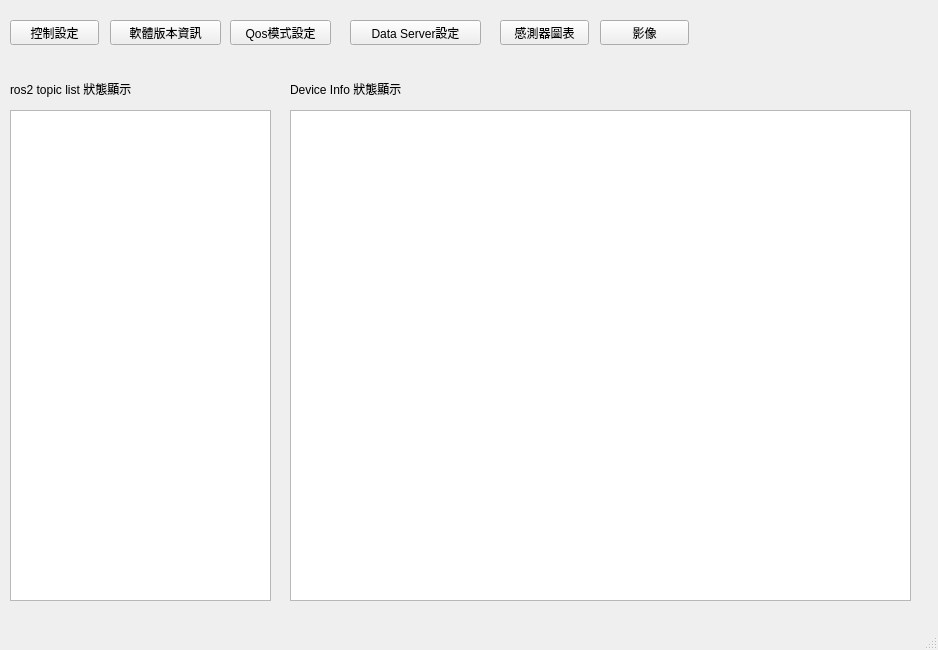
<?xml version="1.0" encoding="UTF-8"?>
<ui version="4.0">
 <class>MainWindow</class>
 <widget class="QMainWindow" name="MainWindow">
  <property name="geometry">
   <rect>
    <x>0</x>
    <y>0</y>
    <width>938</width>
    <height>650</height>
   </rect>
  </property>
  <property name="windowTitle">
   <string>MainWindow</string>
  </property>
  <widget class="QWidget" name="centralwidget">
   <widget class="QPushButton" name="pushButton">
    <property name="geometry">
     <rect>
      <x>230</x>
      <y>20</y>
      <width>101</width>
      <height>25</height>
     </rect>
    </property>
    <property name="text">
     <string>Qos模式設定</string>
    </property>
   </widget>
   <widget class="QPushButton" name="pushButton_2">
    <property name="geometry">
     <rect>
      <x>10</x>
      <y>20</y>
      <width>89</width>
      <height>25</height>
     </rect>
    </property>
    <property name="text">
     <string>控制設定</string>
    </property>
   </widget>
   <widget class="QPushButton" name="pushButton_3">
    <property name="geometry">
     <rect>
      <x>110</x>
      <y>20</y>
      <width>111</width>
      <height>25</height>
     </rect>
    </property>
    <property name="text">
     <string>軟體版本資訊</string>
    </property>
   </widget>
   <widget class="QPushButton" name="pushButton_4">
    <property name="geometry">
     <rect>
      <x>350</x>
      <y>20</y>
      <width>131</width>
      <height>25</height>
     </rect>
    </property>
    <property name="text">
     <string>Data Server設定</string>
    </property>
   </widget>
   <widget class="QLabel" name="label">
    <property name="geometry">
     <rect>
      <x>10</x>
      <y>80</y>
      <width>171</width>
      <height>17</height>
     </rect>
    </property>
    <property name="text">
     <string>ros2 topic list 狀態顯示</string>
    </property>
   </widget>
   <widget class="QPushButton" name="pushButton_5">
    <property name="geometry">
     <rect>
      <x>500</x>
      <y>20</y>
      <width>89</width>
      <height>25</height>
     </rect>
    </property>
    <property name="text">
     <string>感測器圖表</string>
    </property>
   </widget>
   <widget class="QTextBrowser" name="textBrowser">
    <property name="geometry">
     <rect>
      <x>10</x>
      <y>110</y>
      <width>261</width>
      <height>491</height>
     </rect>
    </property>
   </widget>
   <widget class="QTextBrowser" name="textBrowser_2">
    <property name="geometry">
     <rect>
      <x>290</x>
      <y>110</y>
      <width>621</width>
      <height>491</height>
     </rect>
    </property>
   </widget>
   <widget class="QLabel" name="label_2">
    <property name="geometry">
     <rect>
      <x>290</x>
      <y>80</y>
      <width>171</width>
      <height>17</height>
     </rect>
    </property>
    <property name="text">
     <string>Device Info 狀態顯示</string>
    </property>
   </widget>
   <widget class="QPushButton" name="pushButton_6">
    <property name="geometry">
     <rect>
      <x>600</x>
      <y>20</y>
      <width>89</width>
      <height>25</height>
     </rect>
    </property>
    <property name="text">
     <string>影像</string>
    </property>
   </widget>
  </widget>
  <widget class="QMenuBar" name="menubar">
   <property name="geometry">
    <rect>
     <x>0</x>
     <y>0</y>
     <width>938</width>
     <height>22</height>
    </rect>
   </property>
  </widget>
  <widget class="QStatusBar" name="statusbar"/>
 </widget>
 <resources/>
 <connections/>
</ui>
